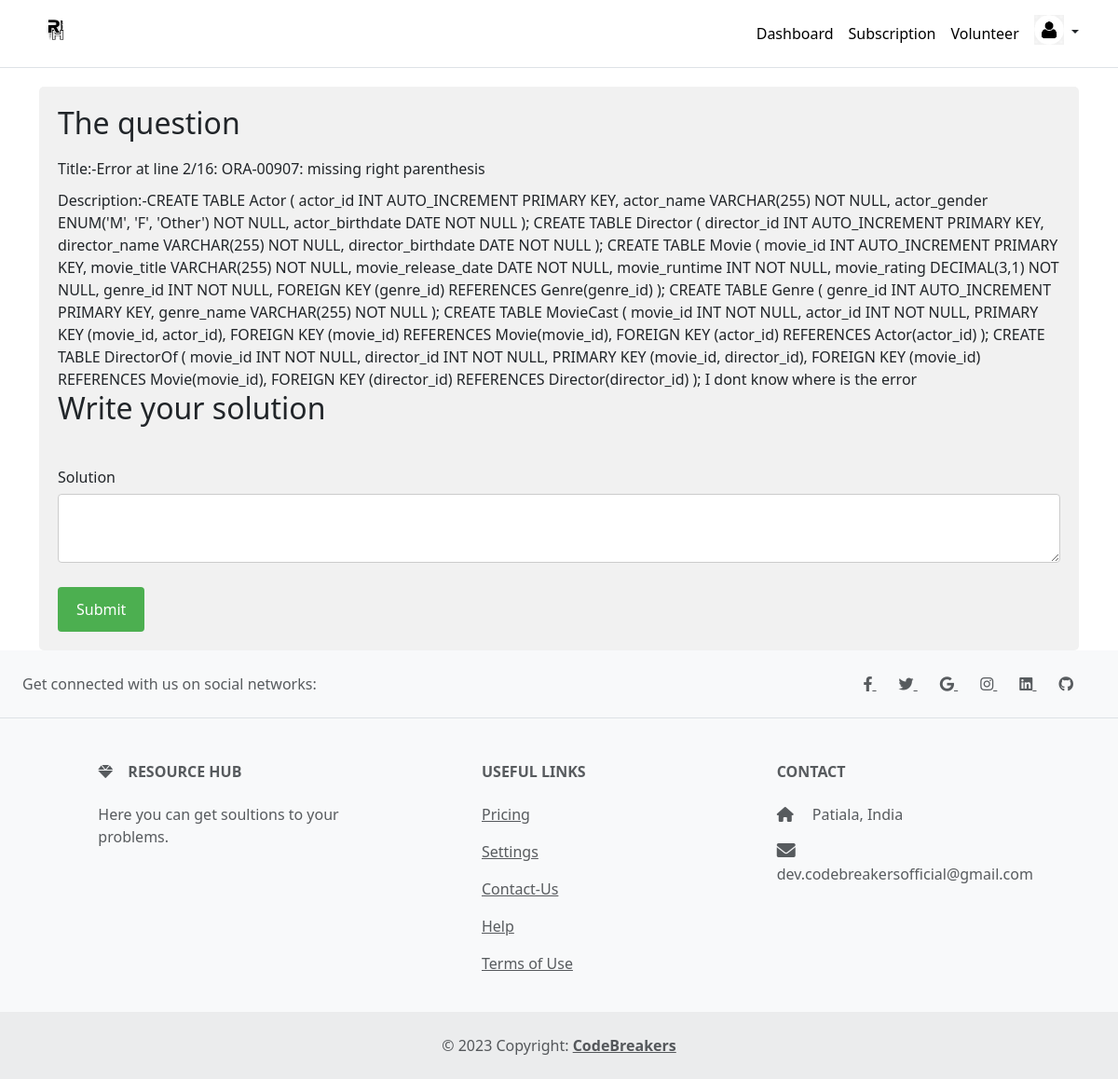
Screenshot of /dashboard/answer/post/4 (signed in) with the database file from the repository.
### home/models.py (models this page shows, shortened)
class Draft(models.Model):
    user=models.ForeignKey(User,on_delete=models.SET_NULL,null=True,blank=True)
    title=models.TextField(max_length=40000,null=True)
    subtitle=models.TextField(max_length=3000,null=True,blank=True)
    description=models.TextField(max_length=80000,null=True,blank=True)
    pub_date=models.DateField(null=True,blank=True)
    published=models.BooleanField(default=False,null=True,blank=True)
    thumbnail = models.FileField(upload_to="Drafts", blank=True)

### home/views.py (the view, shortened to what this page needs)
# urls.py: path('dashboard/answer/post/<str:que_id>', views.render_answer_post,name="render_answer_post"),
def render_answer_post(request,que_id):
    if request.user.is_authenticated:
        my_post = Draft.objects.filter(pk=que_id)
        return render(request,"home/answer_post.html", context={"thispost":my_post})
    return render(request,"home/dashboard.html", context={})

### home/templates/home/answer_post.html (shortened to what this page needs)
{% load static %}
<!DOCTYPE html>
<html>
 <head>
<link rel="stylesheet" type="text/css" href="{% static 'answer_post/style.css'%}">
<link
  href="https://cdnjs.cloudflare.com/ajax/libs/font-awesome/6.0.0/css/all.min.css"
  rel="stylesheet"
/>
<link
  href="https://cdnjs.cloudflare.com/ajax/libs/mdb-ui-kit/6.2.0/mdb.min.css"
  rel="stylesheet"
/>
<link href="https://cdn.jsdelivr.net/npm/bootstrap@5.3.0-alpha3/dist/css/bootstrap.min.css" rel="stylesheet">
  </head>
  <body>
<header class="p-3 mb-3 border-bottom">
  <div class="container">
      <div class="d-flex flex-wrap align-items-center justify-content-center justify-content-lg-start">
        <a href="{% url 'home' %}" class="d-flex align-items-center mb-2 mb-lg-0 text-dark text-decoration-none">
			<img class="mb-2" src="{% static 'logo/Resource.png' %}" alt="resourcehub" width="40" height="32">
		  </a>
        <ul class="nav col-12 col-lg-auto me-lg-2 mb-10 justify-content-center mb-md-0">
			<li><a href="{% url 'dashboard' %}" class="nav-link px-2" style="color: black;"> Dashboard</a></li>
			<li><a href="{% url 'pricing' %}" class="nav-link px-2" style="color: black;"> Subscription</a></li>
			<li><a href="{% url 'view_volunteer_profiles' %}" class="nav-link px-2" style="color: black;"> Volunteer</a></li>
          </ul>
        <div class="dropdown text-end">
			<a href="#" class="d-block link-dark text-decoration-none dropdown-toggle" id="dropdownUser1" data-bs-toggle="dropdown" aria-expanded="false">
				<img class="mb-2" src="{% static 'logo/signin.png' %}" alt="resourcehub" width="32" height="32" class="rounded-circle">
			  </a>
        </div>
      </div>
    </div>
  </header>
  <body>
	  <div class="container">
      <form class="questionaire" action="{% url 'render_answer_post' que_id=1 %}" method="POST" enctype="multipart/form-data">
			{% for my_post in thispost %}
				<h2>The question</h2>
				<label for="question-title">Title:-{{my_post.title}}</label>
				<br>
				<label for="question-title">Description:-{{my_post.description}}</label>
			{% endfor %}
			<h2>Write your solution</h2>
			<br>
			<label for="question-details">Solution</label>
			<textarea id="question-details" name="send_ans" for="send_ans" required></textarea>
        <button type="submit">Submit</button>
      </form>
    </div>
	<footer class="text-center text-lg-start bg-light text-muted">
		<section class="d-flex justify-content-center justify-content-lg-between p-4 border-bottom">
		  <div class="me-5 d-none d-lg-block">
		  <span>Get connected with us on social networks:</span>
		  </div>
		  <div>
		  <a href="" class="me-4 text-reset">
			<i class="fab fa-facebook-f"></i>
		  </a>
		  <a href="" class="me-4 text-reset">
			<i class="fab fa-twitter"></i>
		  </a>
		  <a href="" class="me-4 text-reset">
			<i class="fab fa-google"></i>
		  </a>
		  <a href="" class="me-4 text-reset">
			<i class="fab fa-instagram"></i>
		  </a>
		  <a href="" class="me-4 text-reset">
			<i class="fab fa-linkedin"></i>
		  </a>
		  <a href="" class="me-4 text-reset">
			<i class="fab fa-github"></i>
		  </a>
		  </div>
		</section>
		<section class="">
		  <div class="container text-center text-md-start mt-5">
		  <div class="row mt-3">
			<div class="col-md-3 col-lg-4 col-xl-3 mx-auto mb-4">
			<h6 class="text-uppercase fw-bold mb-4">
			  <i class="fas fa-gem me-3"></i>Resource Hub
			</h6>
			<p>
			  Here you can get soultions to your problems.
			</p>
			</div>
			<div class="col-md-3 col-lg-2 col-xl-2 mx-auto mb-4">
			<h6 class="text-uppercase fw-bold mb-4">
			  Useful links
			</h6>
			<p>
			  <a href="{% url 'pricing' %}" class="text-reset">Pricing</a>
			</p>
			<p>
			  <a href="{% url 'view_profile' %}" class="text-reset">Settings</a>
			</p>
			<p>
				<a href="{% url 'contact' %}" class="text-reset">Contact-Us</a>
			  </p>
			<p>
			  <a href="https://resourcehubcomm.netlify.app/" class="text-reset">Help</a>
			</p>
			<p>
			  <a href="{% url 'tos' %}" class="text-reset">Terms of Use</a>
			</p>
			</div>
			<div class="col-md-4 col-lg-3 col-xl-3 mx-auto mb-md-0 mb-4">
			<h6 class="text-uppercase fw-bold mb-4">Contact</h6>
			<p><i class="fas fa-home me-3"></i> Patiala, India</p>
			<p>
			  <i class="fas fa-envelope me-3"></i>
			  dev.codebreakersofficial@gmail.com
			</p>
			</div>
		  </div>
		  </div>
		</section>
		<div class="text-center p-4" style="background-color: rgba(0, 0, 0, 0.05);">
		  © 2023 Copyright:
		  <a class="text-reset fw-bold" href="https://mdbootstrap.com/">CodeBreakers</a>
		</div>
	  </footer>
</body>
</html>

### static/answer_post/style.css (style rules this page uses)
body { font-family: Arial, sans-serif; background-color: #f5f5f5; }
header { color: #fff; padding: 20px; }
.fa-envelope { font-size: 20px; }
.container { max-width: 600px; margin: auto; }
.questionaire { background-color: #f1f1f1; border-radius: 5px; padding: 20px; margin-top: 20px; }
h2 { margin-top: 0; }
label { display: block; margin-top: 10px; }
input[type="text"], textarea { width: 100%; padding: 12px; border: 1px solid #ccc; border-radius: 4px; box-sizing: border-box; margin-top: 6px; margin-bottom: 16px; resize: vertical; }
#question-details { width: 100%; height:400%; padding: 12px; border: 1px solid #ccc; border-radius: 4px; box-sizing: border-box; margin-top: 6px; margin-bottom: 20px; resize: vertical; }
button[type="submit"] { background-color: #4CAF50; color: white; padding: 12px 20px; border: none; border-radius: 4px; cursor: pointer; }

### home/templates/home/answer_post.html (style rules this page uses)
.dropdown-toggle { outline: 0; }

### rows the page displays
Draft: title "Error at line 2/16: ORA-00907: missing right parenthesis", description "CREATE TABLE Actor ( actor_id INT AUTO_INCREMENT PRIMARY KEY, actor_name VARCHAR(255) NOT NULL, actor_gender ENUM('M', 'F', 'Other') NOT NULL, actor_birthdate DATE NOT NULL ); CREATE TABLE Director ( director_id INT AUTO_INCREMENT PRIMARY KEY, director_name VARCHAR(255) NOT NULL, director_birthdate DATE NOT NULL ); CREATE TABLE Movie ( movie_id INT AUTO_INCREMENT PRIMARY KEY, movie_title VARCHAR(255) NOT NULL, movie_release_date DATE NOT NULL, movie_runtime INT NOT NULL, movie_rating DECIMAL(3,1) NOT NULL, genre_id INT NOT NULL, FOREIGN KEY (genre_id) REFERENCES Genre(genre_id) ); CREATE TABLE Genre ( genre_id INT AUTO_INCREMENT PRIMARY KEY, genre_name VARCHAR(255) NOT NULL ); CREATE TABLE…"
